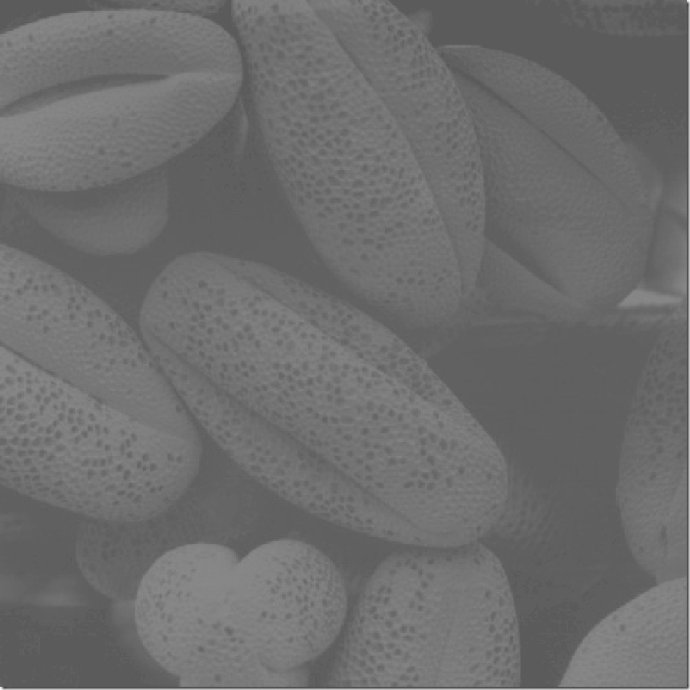
//> input picture duibidu/duibidu/0.jpg, 690 x 690 px
$ ./duishu   (built with g++ and OpenCV 4)
//> lines starting //> are read from the running program, lines starting //| are printed output that depends on the picture
#include <opencv2/core/core.hpp>
#include <opencv2/highgui/highgui.hpp>
#include <opencv2/imgproc/imgproc.hpp>
#include <iostream>
using namespace cv;
using namespace std;

void main()
{   // 加载图片
	Mat srcImage = imread("0.jpg", 1);
//> srcImage is the input picture: 690 rows x 690 cols, CV_8UC3; min 65, max 253, mean 109.3
		if (!srcImage.data)
			cout << "加载图像出错！" << endl;
	// 构造和原始图像大小类型一致的目标图像
	Mat resultImage = Mat::zeros(srcImage.size(), srcImage.type());

	// 对数变换
	double gray = 0;
	for (int i = 0; i < srcImage.rows; i++)
	{
		for (int j = 0; j < srcImage.cols*srcImage.channels(); j++)
		{
			gray = (double)srcImage.at<uchar>(i, j);
			// 对数变换
			gray = 30*log((double)(1 + gray));
			// saturate_cast 作用：大于255,则变为255；小于0，则变为0
			resultImage.at<uchar>(i, j) = saturate_cast<uchar>(gray);
		}
	}
//> this loop made 690 passes
//> gray on passes 1 to 3: 165.6, 163.7, 160.7
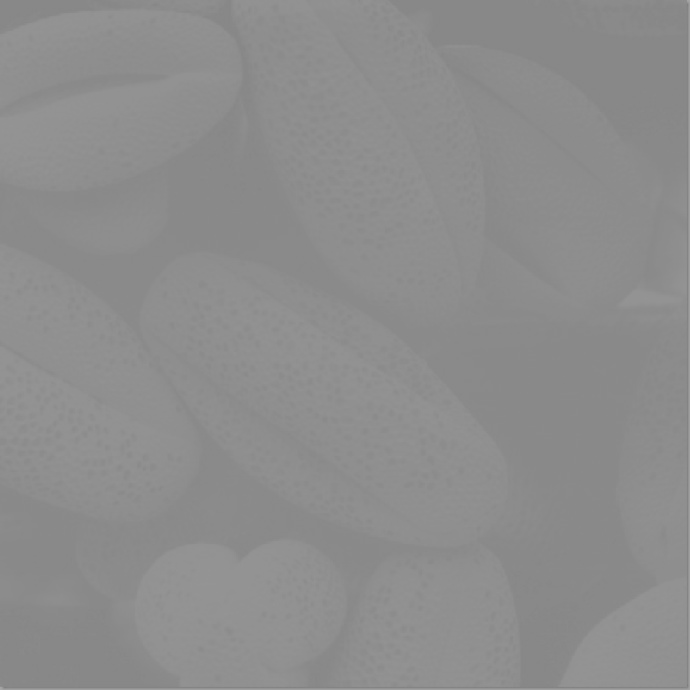
//> resultImage: 690 rows x 690 cols, CV_8UC3; min 126, max 166, mean 140.9
//> after the loop, gray = 163.8
	//归一化处理
	normalize(resultImage, resultImage, 0, 255, NORM_MINMAX);
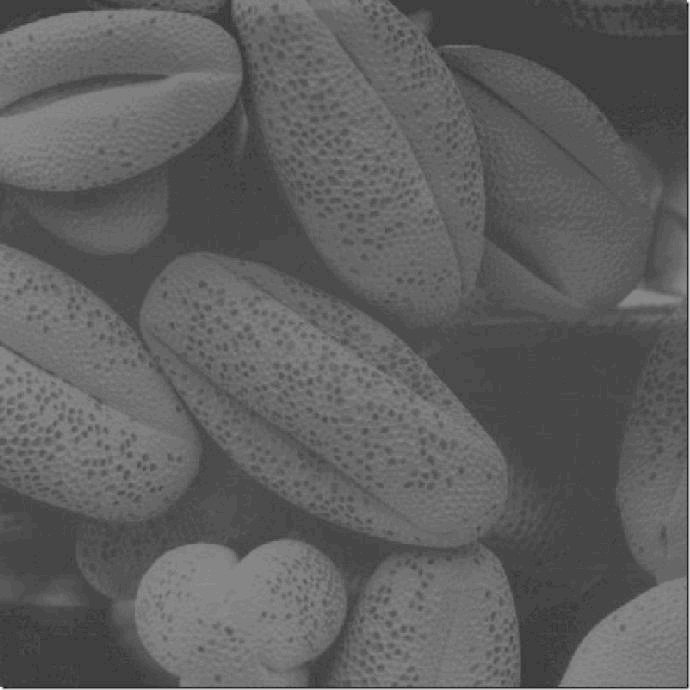
//> resultImage: 690 rows x 690 cols, CV_8UC3; min 0, max 255, mean 95.2
	//转换成8bit图像显示
	convertScaleAbs(resultImage, resultImage);
	namedWindow("原始图");
	namedWindow("对数变换后的图");

	imshow("对数变换后的图",resultImage);
	imshow("原始图", srcImage);
	waitKey(0);
}

$ run again, with duibidu/duibidu/11.jpg copied over duibidu/duibidu/0.jpg
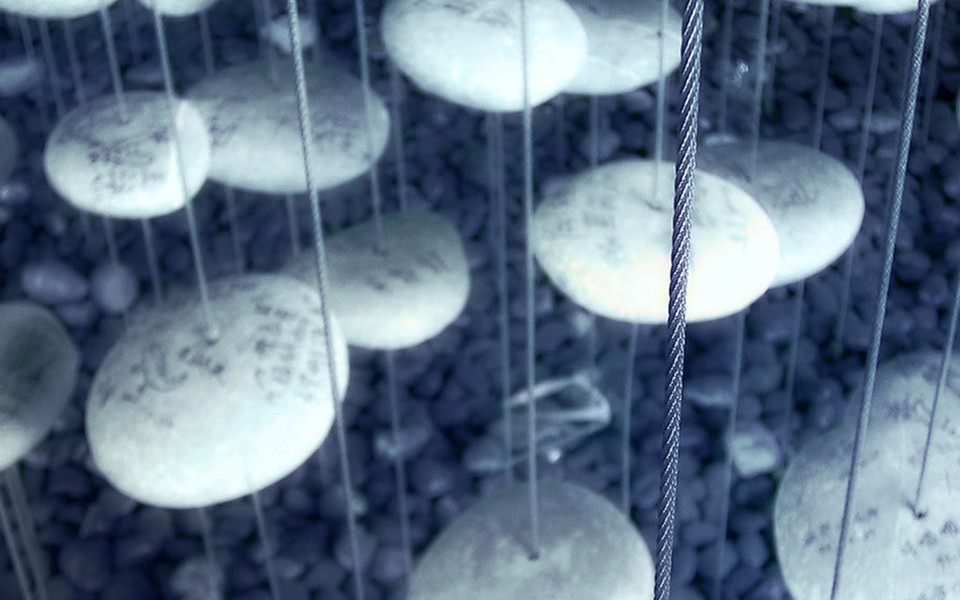
//> input picture duibidu/duibidu/11.jpg, 960 x 600 px
//> srcImage is the input picture: 600 rows x 960 cols, CV_8UC3; mean B, G, R 133.5, 113.1, 93.7
//> the loop `for (int i = 0; i < srcImage.rows; i++)` made 600 passes
//> gray on passes 1 to 3: 95.34, 92.73, 94.06
//> after the loop `for (int i = 0; i < srcImage.rows; i++)`:
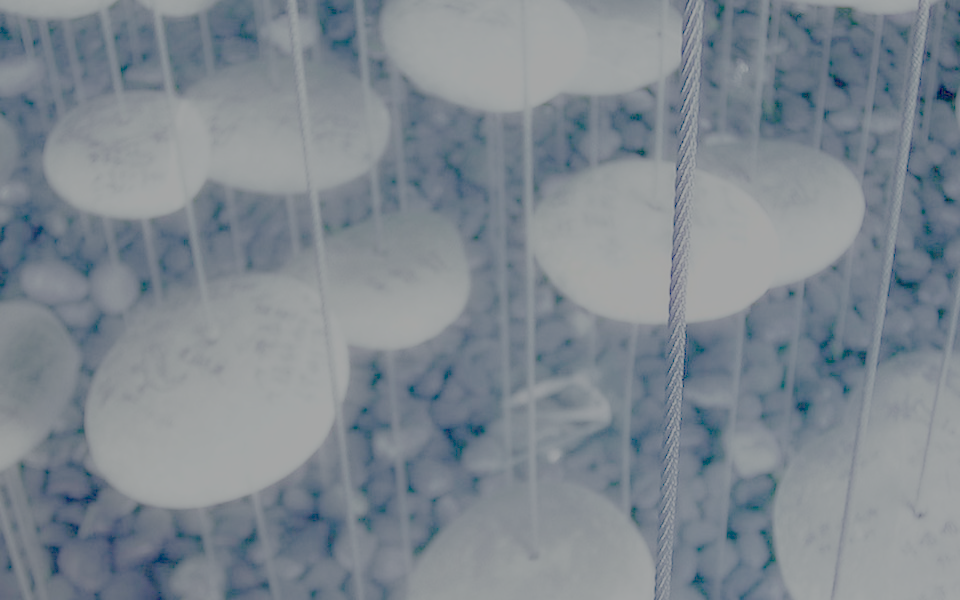
//> resultImage: 600 rows x 960 cols, CV_8UC3; mean B, G, R 143.6, 135.5, 126.4
//> after the loop `for (int i = 0; i < srcImage.rows; i++)`: gray = 160.3
//> `normalize(resultImage, resultImage, 0, 255, NORM_MINMAX);`:
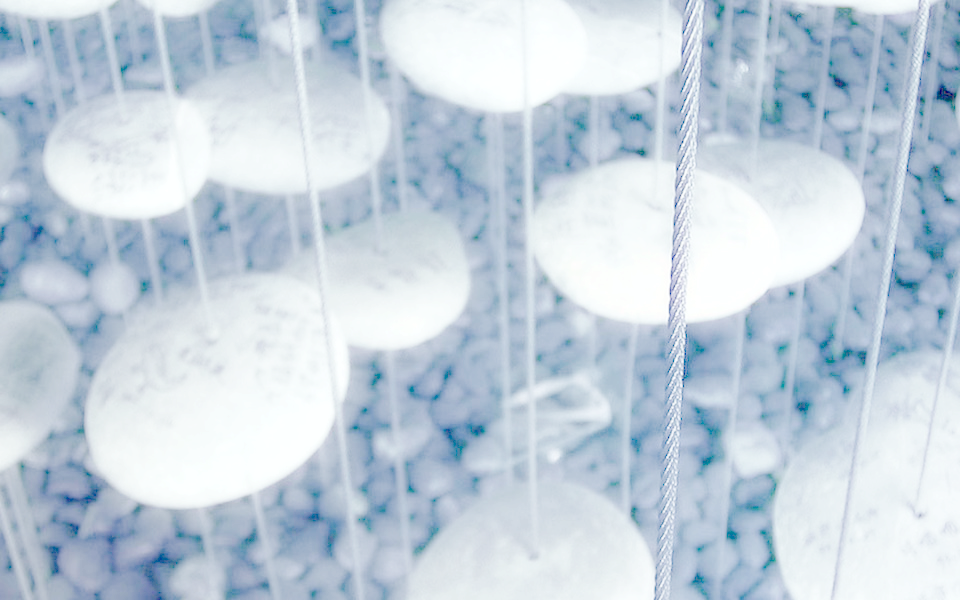
//> resultImage: 600 rows x 960 cols, CV_8UC3; mean B, G, R 220.5, 208.1, 194.1
